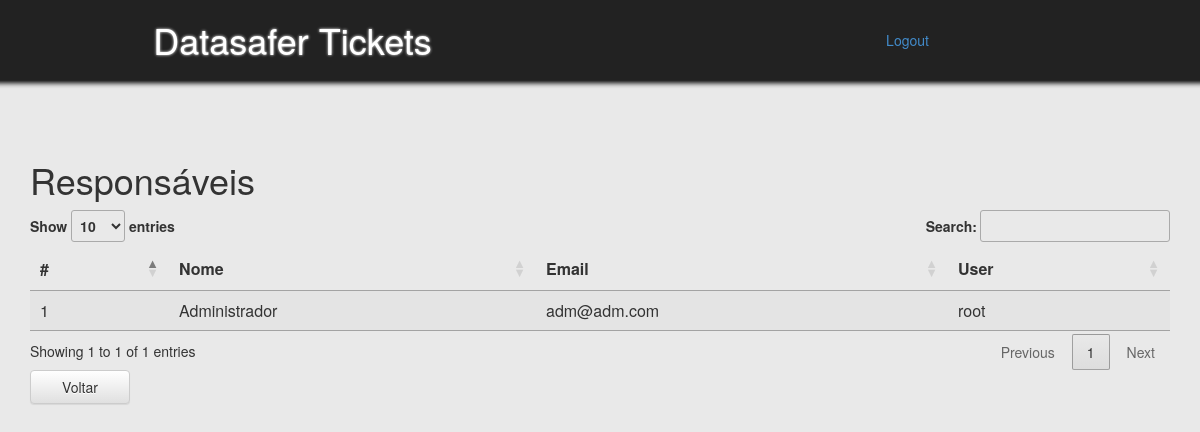
The page /?pag=responsaveis&idtck=8 (signed in) on the database its author committed.
### tables this page shows
CREATE TABLE IF NOT EXISTS `tck_user_ticket` (
  `id` int(11) NOT NULL auto_increment,
  `id_user` int(11) NOT NULL,
  `id_ticket` int(11) NOT NULL,
  PRIMARY KEY  (`id`),
  KEY `fk_user_ticket_user` (`id_user`),
  KEY `fk_user_ticket_ticket` (`id_ticket`)
);

CREATE TABLE IF NOT EXISTS `tck_user` (
  `id` int(11) NOT NULL auto_increment,
  `nome` varchar(50) NOT NULL,
  `email` varchar(80) NOT NULL,
  `user` varchar(30) NOT NULL,
  `passwd` varchar(50) NOT NULL,
  `tipo` int(2) NOT NULL,
  PRIMARY KEY  (`id`),
  UNIQUE KEY `user` (`user`)
);

### rsc/pag/responsaveis.php (the view)
<div class="container tickets">
<h1>Responsáveis</h1>
<?php
	if(isset($_GET['idtck'])){
	$stmt = "SELECT tck_user_ticket.id_user, tck_user.id, tck_user.nome, tck_user.email, tck_user.user FROM tck_user_ticket
	JOIN tck_user ON tck_user.id = tck_user_ticket.id_user
	WHERE tck_user_ticket.id_ticket =".$_GET['idtck'];
	$stmt = mysql_query($stmt);
	if (mysql_num_rows($stmt)) {
	?>
	<table id="ticket_table" class="row-border hover stripe">
		<thead>
			<th>#</th>
			<th>Nome</th>
			<th>Email</th>
			<th>User</th>
		</thead>
		<tbody>
			<?php
			while ($rsc = mysql_fetch_array($stmt)) {
				?>
				<tr>
					<td><?php echo $rsc['id']?></td>
					<td><?php echo $rsc['nome']?></td>
					<td><?php echo $rsc['email']?></td>
					<td><?php echo $rsc['user']?></td>
				</tr>
			<?php } ?>
		</tbody>
	</table>
	<?php
	}else{
		echo '<div class="alert alert-warning" role="alert">
		  Não há usuários responsáveis por este ticket. <a href="?pag=tickets" class="alert-link">Volte à páginas de Tickets</a>
		</div>';
	}
	}else{ ?>
		<div class="alert alert-warning" role="alert">
		  Erro na listagem de usuários. <a href="?pag=tickets" class="alert-link">Volte à páginas de Tickets</a>
		</div>
  <?php	} ?>
  <a href="?pag=tickets" class="btn btn-default" style="width: 100px">Voltar</a>
  </div>

### assets/css/default.css (style rules this page uses)
body { background: #E9E9E9; }
.tickets, .usuarios { margin-top: 5%; }
.btn { width: 100%; }

### rows shown on the page
tck_user_ticket: tck_user.id "1", tck_user.nome "Administrador", tck_user.email "adm@adm.com", tck_user.user "root"
